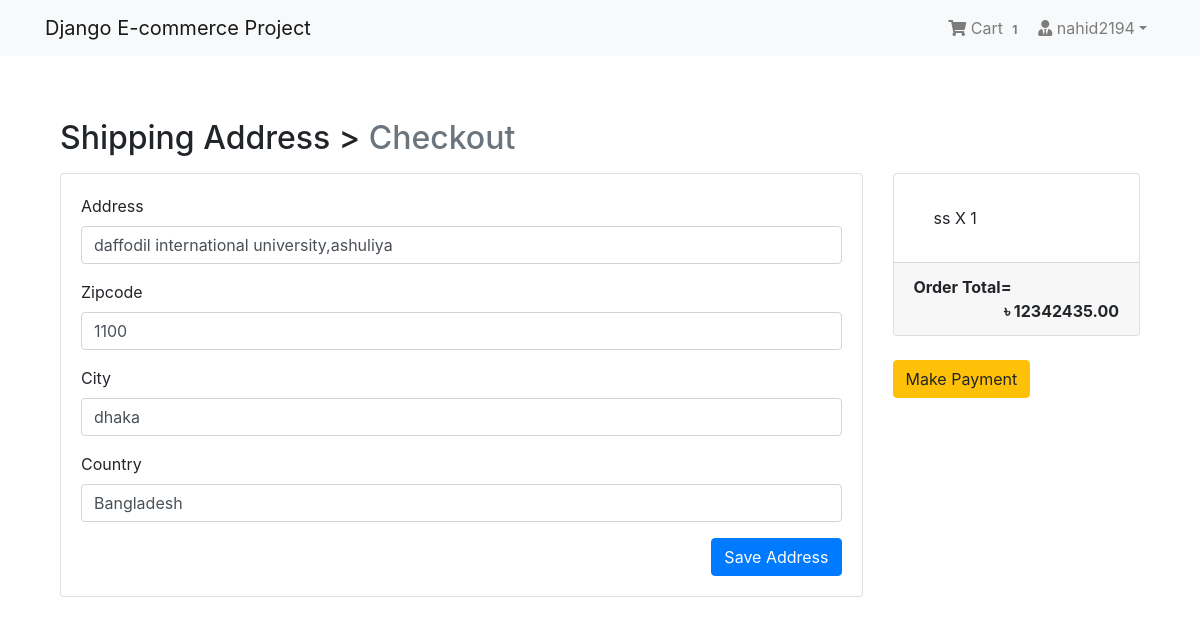
The app's page /payment/checkout/ (signed in), older data.
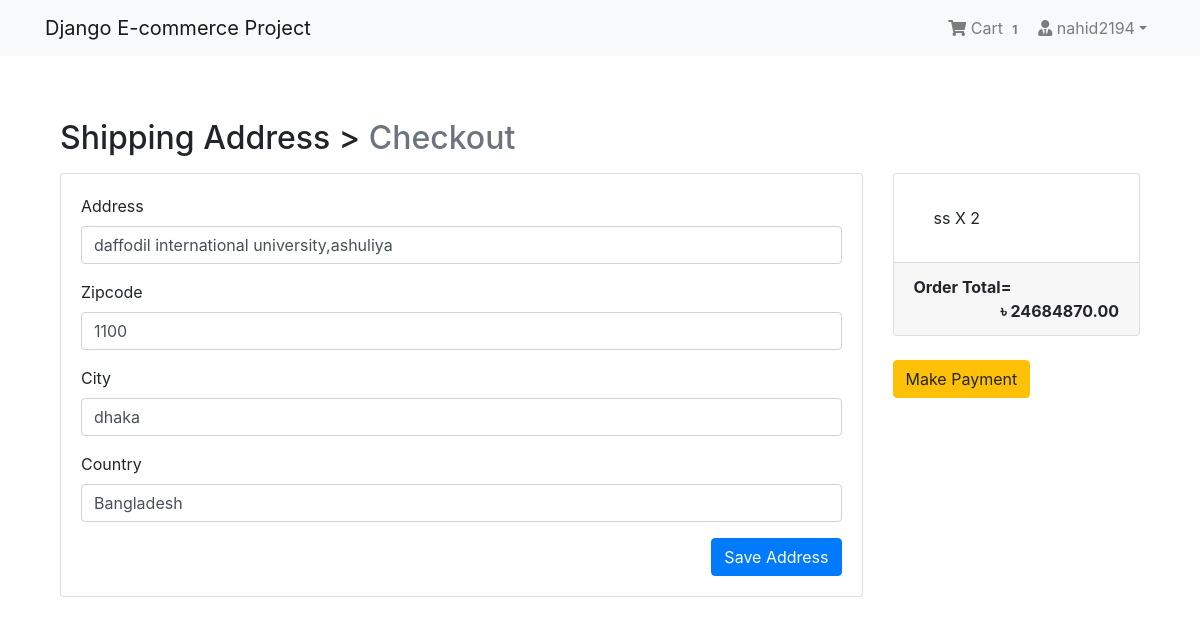
The same page, newer data.
### App_Order/models.py (models this page shows, shortened)
class Cart(models.Model):
    user = models.ForeignKey(settings.AUTH_USER_MODEL,
                             on_delete=models.CASCADE, related_name="cart")
    item = models.ForeignKey(
        Product, on_delete=models.CASCADE, related_name="cart")
    quantity = models.IntegerField(default=1)
    purchased = models.BooleanField(default=False)
    created = models.DateTimeField(auto_now_add=True)
    updated = models.DateTimeField(auto_now=True)
    def get_total(self):
        total = self.item.price * self.quantity
        float_total = format(total, '0.2f')
        return float_total

### App_Shop/models.py (models this page shows, shortened)
class Product(models.Model):
    mainimage = models.ImageField(upload_to='Products')
    name = models.CharField(max_length=264)
    category = models.ForeignKey(
        Category, on_delete=models.CASCADE, related_name='category')
    preview_text = models.TextField(
        max_length=200, verbose_name='Preview Text')
    detail_text = models.TextField(max_length=1000, verbose_name='Description')
    price = models.FloatField()
    old_price = models.FloatField(default=0.00)
    created = models.DateTimeField(auto_now_add=True)
    class Meta:
        ordering = ['-created', ]

### App_Payment/views.py (the view)
# urls.py: path('checkout/', views.checkout, name='checkout'),
@login_required
def checkout(request):
    saved_address = BillingAddress.objects.get_or_create(user=request.user)
    saved_address = saved_address[0]
    form = BillingForm(instance=saved_address)
    if request.method == 'POST':
        form = BillingForm(request.POST, instance=saved_address)
        if form.is_valid():
            form.save()
            form = BillingForm(instance=saved_address)
            messages.success(request, f"Shipping Address Saved!")
    order_qs = Order.objects.filter(user=request.user, ordered=False)
    order_items = order_qs[0].orderitems.all()
    order_total = order_qs[0].get_totals()
    return render(request, 'App_Payment/checkout.html', context={'form': form, 'order_items': order_items, 'order_total': order_total, 'saved_address': saved_address})

### App_Payment/forms.py
class BillingForm(forms.ModelForm):
    class Meta:
        model = BillingAddress
        fields = ['address', 'zipcode', 'city', 'country']

### App_Order/models.py (called while the page is built)
    def get_totals(self):
        total = 0
        for order_item in self.orderitems.all():
            total += float(order_item.get_total())
        return total

### App_Order/templatetags/cart_tag.py (called while the page is built)
@register.filter
def cart_total(user):
    order = Order.objects.filter(user=user, ordered=False)
    if order.exists():
        return order[0].orderitems.count()
    else:
        return 0

### App_Payment/models.py (called while the page is built)
    def is_fully_filled(self):
        field_names = [f.name for f in self._meta.get_fields()]
        for field_name in field_names:
            value = getattr(self, field_name)
            if value is None or value == '':
                return False
        return True

### templates/App_Payment/checkout.html (shortened to what this page needs)
{% extends 'base.html'%}
{% load crispy_forms_tags %}
{% block body_block %}
<div class="container mt-5">
    <h2 class="mb-3">
        Shipping Address > <span class="text-muted">Checkout</span>
    </h2>
    <div class="row">
        <div class="col-md-9">
            <div class="card mb-5" style="height: auto">
                <div class="card-body">
                    <form method="POST">
                        {{form|crispy}}
                        <button type="submit" class="btn btn-primary float-right">Save Address</button>
                    </form>
                </div>
            </div>
        </div>
        <div class="col-md-3">
            <div class="card" style="height: auto">
                <div class="card-body">
                    <ul class="list-group list-group-flush">
                        {% for order_item in order_items %}
                        <li class="list-group-item">{{ order_item.item.name }} X {{ order_item.quantity }}</li>
                        {% endfor %}
                    </ul>
                </div>
                <div class="card-footer">
                    <span class="float-left"><b>Order Total=</b></span>
                    <span class="float-right"><b>&#2547; {{ order_total|floatformat:2 }}</b></span>
                </div>
            </div>
            <br>
            {% if saved_address.is_fully_filled %}
            <a href="#" class="btn btn-warning btn-md">Make Payment</a>
            {% else %}
            <div class="alert alert-info">
                <p>Please all the information to make Payment</p>
            </div>
            {% endif %}
        </div>
    </div>
</div>
{% endblock %}

Row changes from the older to the newer data that the page shows:
changed Cart "ss": quantity "1" → "2"
Text that changed along with them:
{{ order_total|floatformat:2 }}: "12342435.00" → "24684870.00"
